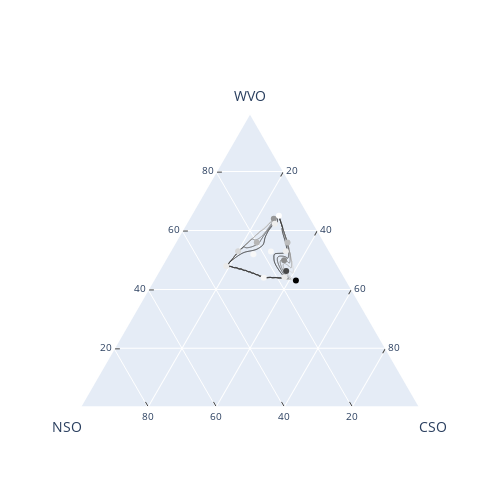

Notebook source saved alongside this figure:
### Markdown cell above
## Viscosity Ternary Contour Plot

### Code cell
import plotly.figure_factory as ff
import numpy as np

data_oil = pd.read_excel("Oil and catalyst Mixture designs plot.xlsx", sheet_name="Oil design")

test_data = data_oil.values

a = test_data[:, 0]
b = test_data[:, 1]
c = test_data[:, 2]

v = test_data[:, 4]

fig = ff.create_ternary_contour(
    np.array([a, b, c]), v,
    pole_labels=['A', 'B', 'C'],
    ncontours=5,
    colorscale='Greys',
    showscale=False,
    coloring="lines",
    showmarkers=True
    
)

fig.update_layout(
    ternary=dict(
        sum=100,
        aaxis=dict(title='WVO', ticks='inside', tickfont=dict(size=10)),
        baxis=dict(title='NSO', ticks='inside', tickfont=dict(size=10)),
        caxis=dict(title='CSO', ticks='inside', tickfont=dict(size=10)),
    ),
)

fig.show()

### Figure 1 — Plotly figure (JSON) as saved in the notebook; plotly's stock layout.template omitted (floating-point values rounded to 4 significant figures; data arrays with more than 128 entries replaced by an {"elided": "..."} marker saying what was removed)
{"data": [{"a": [1, 0, 0], "b": [0, 1, 0], "c": [0, 0, 1], "fillcolor": "rgb(255.0, 255.0, 255.0)", "hoverinfo": "skip", "line": {"color": "rgb(255.0, 255.0, 255.0)", "shape": "spline", "width": 1}, "mode": "lines", "name": "17.400", "showlegend": true, "type": "scatterternary"}, {"a": {"elided": "816 float values"}, "b": {"elided": "816 float values"}, "c": {"elided": "816 float values"}, "fillcolor": "rgb(212.49999999999997, 212.49999999999997, 212.49999999999997)", "hoverinfo": "skip", "line": {"color": "rgb(212.49999999999997, 212.49999999999997, 212.49999999999997)", "shape": "spline", "width": 1}, "mode": "lines", "name": "15.283", "showlegend": true, "type": "scatterternary"}, {"a": {"elided": "814 float values"}, "b": {"elided": "814 float values"}, "c": {"elided": "814 float values"}, "fillcolor": "rgb(170.0, 170.0, 170.0)", "hoverinfo": "skip", "line": {"color": "rgb(170.0, 170.0, 170.0)", "shape": "spline", "width": 1}, "mode": "lines", "name": "13.167", "showlegend": true, "type": "scatterternary"}, {"a": {"elided": "810 float values"}, "b": {"elided": "810 float values"}, "c": {"elided": "810 float values"}, "fillcolor": "rgb(127.5, 127.5, 127.5)", "hoverinfo": "skip", "line": {"color": "rgb(127.5, 127.5, 127.5)", "shape": "spline", "width": 1}, "mode": "lines", "name": "11.050", "showlegend": true, "type": "scatterternary"}, {"a": {"elided": "808 float values"}, "b": {"elided": "808 float values"}, "c": {"elided": "808 float values"}, "fillcolor": "rgb(85.0, 85.0, 85.0)", "hoverinfo": "skip", "line": {"color": "rgb(85.0, 85.0, 85.0)", "shape": "spline", "width": 1}, "mode": "lines", "name": "8.933", "showlegend": true, "type": "scatterternary"}, {"a": {"elided": "818 float values"}, "b": {"elided": "818 float values"}, "c": {"elided": "818 float values"}, "fillcolor": "rgb(42.5, 42.5, 42.5)", "hoverinfo": "skip", "line": {"color": "rgb(42.5, 42.5, 42.5)", "shape": "spline", "width": 1}, "mode": "lines", "name": "6.817", "showlegend": true, "type": "scatterternary"}, {"a": [0.44, 0.43, 0.5301, 0.4414, 0.5285, 0.4629, 0.5293, 0.4993, 0.5598, 0.5593, 0.64, 0.5198, 0.48, 0.65, 0.6233], "b": [0.2398, 0.15, 0.2699, 0.178, 0.1742, 0.1622, 0.13, 0.15, 0.2001, 0.11, 0.11, 0.2301, 0.33, 0.09, 0.1154], "c": [0.3202, 0.42, 0.2, 0.3806, 0.2973, 0.3749, 0.3407, 0.3507, 0.2402, 0.3307, 0.25, 0.2502, 0.19, 0.26, 0.2614], "hovertemplate": "A: %{a:.3f}<br>B: %{b:.3f}<br>C: %{c:.3f}<br>z: %{marker.color:.3f}<extra></extra>", "marker": {"color": [5.5, 17.4, 8, 6.7, 5.4, 14.6, 6.4, 11.5, 9.75, 9.5, 11, 5.4, 6.7, 4.7, 6.4], "colorscale": [[0, "rgb(255,255,255)"], [0.125, "rgb(240,240,240)"], [0.25, "rgb(217,217,217)"], [0.375, "rgb(189,189,189)"], [0.5, "rgb(150,150,150)"], [0.625, "rgb(115,115,115)"], [0.75, "rgb(82,82,82)"], [0.875, "rgb(37,37,37)"], [1, "rgb(0,0,0)"]], "line": {"color": "rgb(120, 120, 120)", "width": 0}}, "mode": "markers", "opacity": 1, "type": "scatterternary"}], "layout": {"height": 500, "showlegend": false, "ternary": {"aaxis": {"linewidth": 2, "min": 0.01, "tickfont": {"size": 10}, "ticks": "inside", "title": {"text": "WVO"}}, "baxis": {"linewidth": 2, "min": 0.01, "tickfont": {"size": 10}, "ticks": "inside", "title": {"text": "NSO"}}, "caxis": {"linewidth": 2, "min": 0.01, "tickfont": {"size": 10}, "ticks": "inside", "title": {"text": "CSO"}}, "sum": 100}, "width": 500}}
